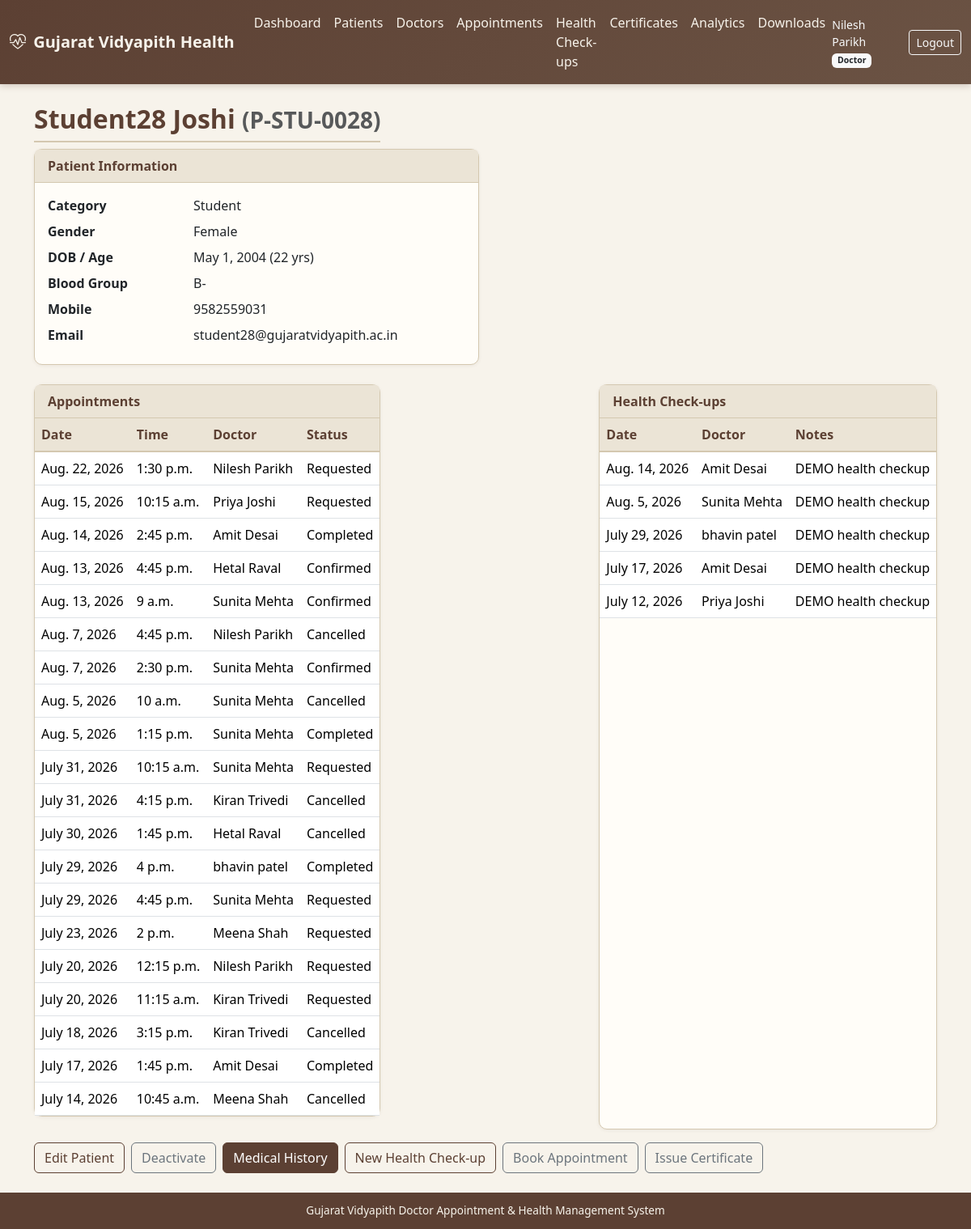
The page /patients/P-STU-0028/ (signed in) on the database as committed earlier.
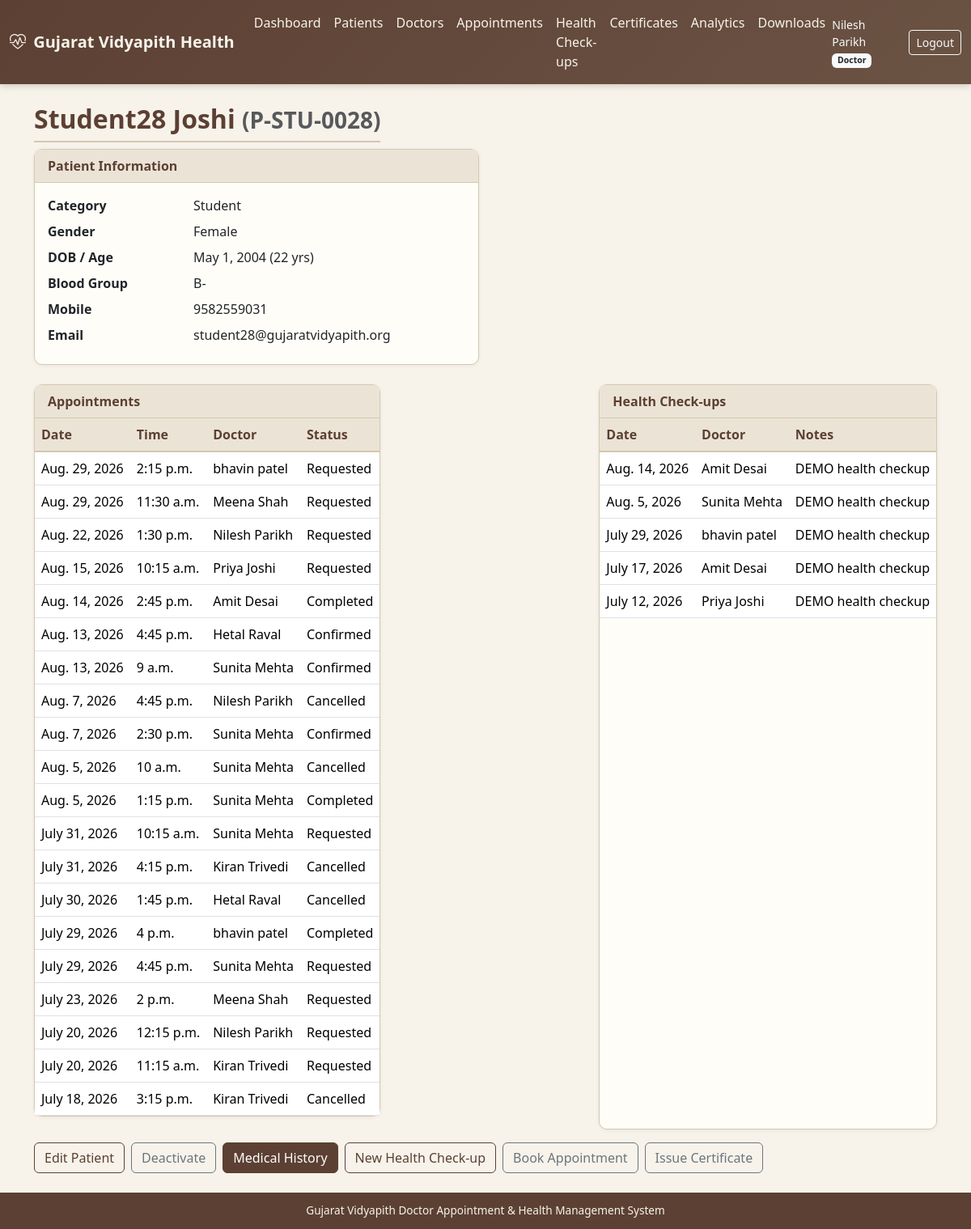
The same page on the database as committed later.
### patients/models.py (models this page shows, shortened)
class Patient(models.Model):
    CATEGORY_STUDENT = 'student'
    CATEGORY_STAFF = 'staff'
    CATEGORY_STAFF_FAMILY = 'staff_family'
    CATEGORY_CHOICES = [
        (CATEGORY_STUDENT, 'Student'),
        (CATEGORY_STAFF, 'University Staff'),
        (CATEGORY_STAFF_FAMILY, 'Staff Family Member'),
    ]
    patient_id = models.CharField(max_length=30, unique=True, db_index=True)
    user = models.OneToOneField(
        settings.AUTH_USER_MODEL,
        on_delete=models.SET_NULL,
        null=True,
        blank=True,
        related_name='patient_profile',
    )
    category = models.CharField(max_length=20, choices=CATEGORY_CHOICES, db_index=True)
    name = models.CharField(max_length=150, db_index=True)
    gender = models.CharField(
        max_length=10,
        choices=[('Male', 'Male'), ('Female', 'Female'), ('Other', 'Other')],
        blank=True,
    )
    date_of_birth = models.DateField(null=True, blank=True)
    email = models.EmailField(blank=True, db_index=True)
    mobile = models.CharField(max_length=15, blank=True, db_index=True)
    address = models.TextField(blank=True)
    blood_group = models.CharField(max_length=5, blank=True)
    emergency_contact = models.CharField(max_length=15, blank=True)
    status = models.CharField(
        max_length=20,
        choices=[('Active', 'Active'), ('Inactive', 'Inactive')],
        default='Active',
    )
    created_at = models.DateTimeField(auto_now_add=True)
    updated_at = models.DateTimeField(auto_now=True)
    created_by = models.ForeignKey(
        settings.AUTH_USER_MODEL,
        on_delete=models.SET_NULL,
        null=True,
        blank=True,
        related_name='patients_created',
    )
    class Meta:
        ordering = ['name']
        indexes = [
            models.Index(fields=['name', 'mobile']),
            models.Index(fields=['category', 'status']),
        ]
    @property
    def age(self):
        if not self.date_of_birth:
            return None
        from datetime import date
        today = date.today()
        return today.year - self.date_of_birth.year - (
            (today.month, today.day) < (self.date_of_birth.month, self.date_of_birth.day)
        )

### appointments/models.py (models this page shows, shortened)
class Appointment(models.Model):
    STATUS_REQUESTED = 'requested'
    STATUS_CONFIRMED = 'confirmed'
    STATUS_IN_CONSULTATION = 'in_consultation'
    STATUS_COMPLETED = 'completed'
    STATUS_CANCELLED = 'cancelled'
    STATUS_RESCHEDULED = 'rescheduled'
    STATUS_NO_SHOW = 'no_show'
    STATUS_CHOICES = [
        (STATUS_REQUESTED, 'Requested'),
        (STATUS_CONFIRMED, 'Confirmed'),
        (STATUS_IN_CONSULTATION, 'In Consultation'),
        (STATUS_COMPLETED, 'Completed'),
        (STATUS_CANCELLED, 'Cancelled'),
        (STATUS_RESCHEDULED, 'Rescheduled'),
        (STATUS_NO_SHOW, 'No-show'),
    ]
    appointment_number = models.CharField(max_length=30, unique=True, db_index=True)
    patient = models.ForeignKey(Patient, on_delete=models.CASCADE, related_name='appointments')
    doctor = models.ForeignKey(Doctor, on_delete=models.CASCADE, related_name='appointments')
    appointment_date = models.DateField(db_index=True)
    appointment_time = models.TimeField()
    status = models.CharField(max_length=20, choices=STATUS_CHOICES, default=STATUS_REQUESTED, db_index=True)
    reason = models.CharField(max_length=300, blank=True)
    notes = models.TextField(blank=True)
    cancelled_reason = models.CharField(max_length=300, blank=True)
    created_by = models.ForeignKey(
        settings.AUTH_USER_MODEL, on_delete=models.SET_NULL, null=True, blank=True, related_name='appointments_created'
    )
    created_at = models.DateTimeField(auto_now_add=True)
    updated_at = models.DateTimeField(auto_now=True)
    class Meta:
        ordering = ['-appointment_date', '-appointment_time']
        indexes = [
            models.Index(fields=['doctor', 'appointment_date', 'appointment_time']),
            models.Index(fields=['patient', 'appointment_date']),
        ]
        constraints = [
            models.UniqueConstraint(
                fields=['doctor', 'appointment_date', 'appointment_time'],
                condition=models.Q(status__in=['requested', 'confirmed', 'in_consultation']),
                name='unique_active_doctor_slot',
            )
        ]

### doctors/models.py (models this page shows, shortened)
class Doctor(models.Model):
    doctor_id = models.CharField(max_length=30, unique=True)
    user = models.OneToOneField(
        settings.AUTH_USER_MODEL,
        on_delete=models.SET_NULL,
        null=True,
        blank=True,
        related_name='doctor_profile',
    )
    name = models.CharField(max_length=150)
    gender = models.CharField(
        max_length=10,
        choices=[('Male', 'Male'), ('Female', 'Female'), ('Other', 'Other')],
        blank=True,
    )
    qualification = models.CharField(max_length=200, blank=True)
    medical_system = models.ForeignKey(
        MedicalSystem, on_delete=models.SET_NULL, null=True, blank=True, related_name='doctors'
    )
    specialization = models.ForeignKey(
        Specialization, on_delete=models.SET_NULL, null=True, related_name='doctors'
    )
    department = models.ForeignKey(
        Department, on_delete=models.SET_NULL, null=True, blank=True, related_name='doctors'
    )
    registration_number = models.CharField(max_length=50, blank=True)
    email = models.EmailField(blank=True)
    mobile = models.CharField(max_length=15, blank=True)
    experience_years = models.PositiveSmallIntegerField(default=0)
    profile_photo = models.ImageField(upload_to='doctors/', blank=True, null=True)
    availability = models.CharField(
        max_length=20,
        choices=[('Available', 'Available'), ('Unavailable', 'Unavailable'), ('On Leave', 'On Leave')],
        default='Available',
    )
    status = models.CharField(
        max_length=20,
        choices=[('Active', 'Active'), ('Inactive', 'Inactive')],
        default='Active',
    )
    created_at = models.DateTimeField(auto_now_add=True)
    updated_at = models.DateTimeField(auto_now=True)
    class Meta:
        ordering = ['name']

### health_records/models.py (models this page shows, shortened)
class HealthCheckup(models.Model):
    patient = models.ForeignKey(Patient, on_delete=models.CASCADE, related_name='health_checkups')
    doctor = models.ForeignKey(
        Doctor, on_delete=models.SET_NULL, null=True, blank=True, related_name='health_checkups'
    )
    checkup_date = models.DateField(db_index=True)
    notes = models.TextField(blank=True)
    entered_by = models.ForeignKey(
        settings.AUTH_USER_MODEL, on_delete=models.SET_NULL, null=True, blank=True
    )
    created_at = models.DateTimeField(auto_now_add=True)
    is_demo = models.BooleanField(default=False)
    class Meta:
        ordering = ['-checkup_date']
        indexes = [models.Index(fields=['patient', 'checkup_date'])]

### patients/views.py (the view)
# urls.py: path('<str:patient_id>/', views.detail, name='detail'),
@login_required
def detail(request, patient_id):
    patient = get_object_or_404(
        Patient.objects.select_related(
            'student_profile', 'student_profile__department', 'student_profile__programme',
            'staff_profile', 'staff_profile__department',
            'family_profile', 'family_profile__related_staff',
        ),
        patient_id=patient_id,
    )
    require_patient_owner(request.user, patient)
    if not doctor_can_access_patient(request.user, patient):
        raise PermissionDenied('You do not have permission to access this information.')
    appointments = Appointment.objects.filter(patient=patient).select_related('doctor').order_by('-appointment_date')[:20]
    checkups = HealthCheckup.objects.filter(patient=patient).order_by('-checkup_date')[:20]
    consultations = Consultation.objects.filter(patient=patient).select_related('doctor').order_by('-consultation_date')[:15]
    certificates = MedicalCertificate.objects.filter(patient=patient).order_by('-created_at')[:10]
    return render(request, 'patients/detail.html', {
        'patient': patient,
        'appointments': appointments,
        'checkups': checkups,
        'consultations': consultations,
        'certificates': certificates,
        'show_medical': True,
    })

### accounts/authorization.py (called while the page is built)
def is_admin(user):
    if not user or not user.is_authenticated:
        return False
    if user.is_superuser:
        return True
    role = getattr(user, 'role', None)
    if role and role.code in (Role.ADMIN, Role.SUPER_ADMIN):
        return True
    return False

def is_doctor(user):
    if not user or not user.is_authenticated:
        return False
    if user.is_superuser or is_admin(user):
        return True
    role = getattr(user, 'role', None)
    if role and role.code == Role.DOCTOR:
        return True
    if get_doctor_profile(user) is not None:
        return True
    return False

def doctor_can_access_patient(user, patient):
    if is_admin(user) or is_doctor(user):
        return True
    own = get_linked_patient(user)
    return own is not None and own.pk == patient.pk

def require_patient_owner(user, patient):
    if is_admin(user) or is_doctor(user):
        return
    own = get_linked_patient(user)
    if own is None or own.pk != patient.pk:
        raise PermissionDenied(
            'You do not have permission to access this patient information.'
        )

### accounts/models.py (called while the page is built)
    @property
    def role_code(self):
        return self.role.code if self.role else None

### templates/patients/detail.html (shortened to what this page needs)
{% extends "base.html" %}
{% block content %}
<div class="container">
  <div class="d-flex justify-content-between flex-wrap gap-2 mb-2">
    <h2 class="page-title mb-0">{{ patient.name }} <small class="text-muted">({{ patient.patient_id }})</small></h2>
  <div class="row g-3 mb-3">
    <div class="col-md-6">
      <div class="card card-gv">
        <div class="card-header">Patient Information</div>
        <div class="card-body">
          <dl class="row mb-0">
            <dt class="col-sm-4">Category</dt><dd class="col-sm-8">{{ patient.get_category_display }}</dd>
            <dt class="col-sm-4">Gender</dt><dd class="col-sm-8">{{ patient.gender|default:"—" }}</dd>
            <dt class="col-sm-4">DOB / Age</dt><dd class="col-sm-8">{{ patient.date_of_birth|default:"—" }} {% if patient.age %}({{ patient.age }} yrs){% endif %}</dd>
            <dt class="col-sm-4">Blood Group</dt><dd class="col-sm-8">{{ patient.blood_group|default:"—" }}</dd>
            <dt class="col-sm-4">Mobile</dt><dd class="col-sm-8">{{ patient.mobile|default:"—" }}</dd>
            <dt class="col-sm-4">Email</dt><dd class="col-sm-8">{{ patient.email|default:"—" }}</dd>
          </dl>
        </div>
      </div>
    </div>
  </div>
  <div class="card card-gv mb-3">
    <div class="card-header">Appointments</div>
    <div class="table-responsive">
      <table class="table table-gv mb-0">
        <thead><tr><th>Date</th><th>Time</th><th>Doctor</th><th>Status</th></tr></thead>
        <tbody>
        {% for a in appointments %}
        <tr><td>{{ a.appointment_date }}</td><td>{{ a.appointment_time }}</td><td>{{ a.doctor.name }}</td><td>{{ a.get_status_display }}</td></tr>
        {% empty %}<tr><td colspan="4" class="text-muted text-center">None</td></tr>{% endfor %}
        </tbody>
      </table>
    </div>
  </div>
  <div class="card card-gv">
    <div class="card-header">Health Check-ups</div>
    <div class="table-responsive">
      <table class="table table-gv mb-0">
        <thead><tr><th>Date</th><th>Doctor</th><th>Notes</th></tr></thead>
        <tbody>
        {% for c in checkups %}
        <tr><td>{{ c.checkup_date }}</td><td>{{ c.doctor.name|default:"—" }}</td><td>{{ c.notes|truncatechars:50 }}</td></tr>
        {% empty %}<tr><td colspan="3" class="text-muted text-center">None</td></tr>{% endfor %}
        </tbody>
      </table>
    </div>
  </div>
</div>
  <div class="mt-3 d-flex gap-2 flex-wrap">
    {% if user.is_doctor_user or user.is_admin_user or user.is_superuser %}
    <a href="{% url 'patients:doctor_edit' patient.patient_id %}" class="btn btn-outline-gv">Edit Patient</a>
    <form method="post" action="{% url 'patients:doctor_toggle' patient.patient_id %}" class="d-inline">{% csrf_token %}
      <button class="btn btn-outline-secondary">{% if patient.status == 'Active' %}Deactivate{% else %}Activate{% endif %}</button>
    </form>
    {% endif %}
    <a href="{% url 'patients:history' patient.patient_id %}" class="btn btn-gv">Medical History</a>
    <a href="{% url 'health_records:entry' patient.patient_id %}" class="btn btn-outline-gv">New Health Check-up</a>
    <a href="{% url 'appointments:book' %}?patient={{ patient.patient_id }}" class="btn btn-outline-secondary">Book Appointment</a>
    <a href="{% url 'certificates:create' %}?patient={{ patient.patient_id }}" class="btn btn-outline-secondary">Issue Certificate</a>
  </div>
{% endblock %}

Rows that differ between the two databases and show on the page:
no longer on this page (row unchanged): Appointment: appointment_date "July 17, 2026", appointment_time "1:45 p.m.", doctor.name "Amit Desai", status "Completed"
no longer on this page (row unchanged): Appointment: appointment_date "July 14, 2026", appointment_time "10:45 a.m.", doctor.name "Meena Shah", status "Cancelled"
changed Patient "Student28 Joshi": email "student28@gujaratvidyapith.ac.in" → "student28@gujaratvidyapith.org"
added Appointment: appointment_date "Aug. 29, 2026", appointment_time "2:15 p.m.", doctor.name "bhavin patel", status "Requested"
added Appointment: appointment_date "Aug. 29, 2026", appointment_time "11:30 a.m.", doctor.name "Meena Shah", status "Requested"
